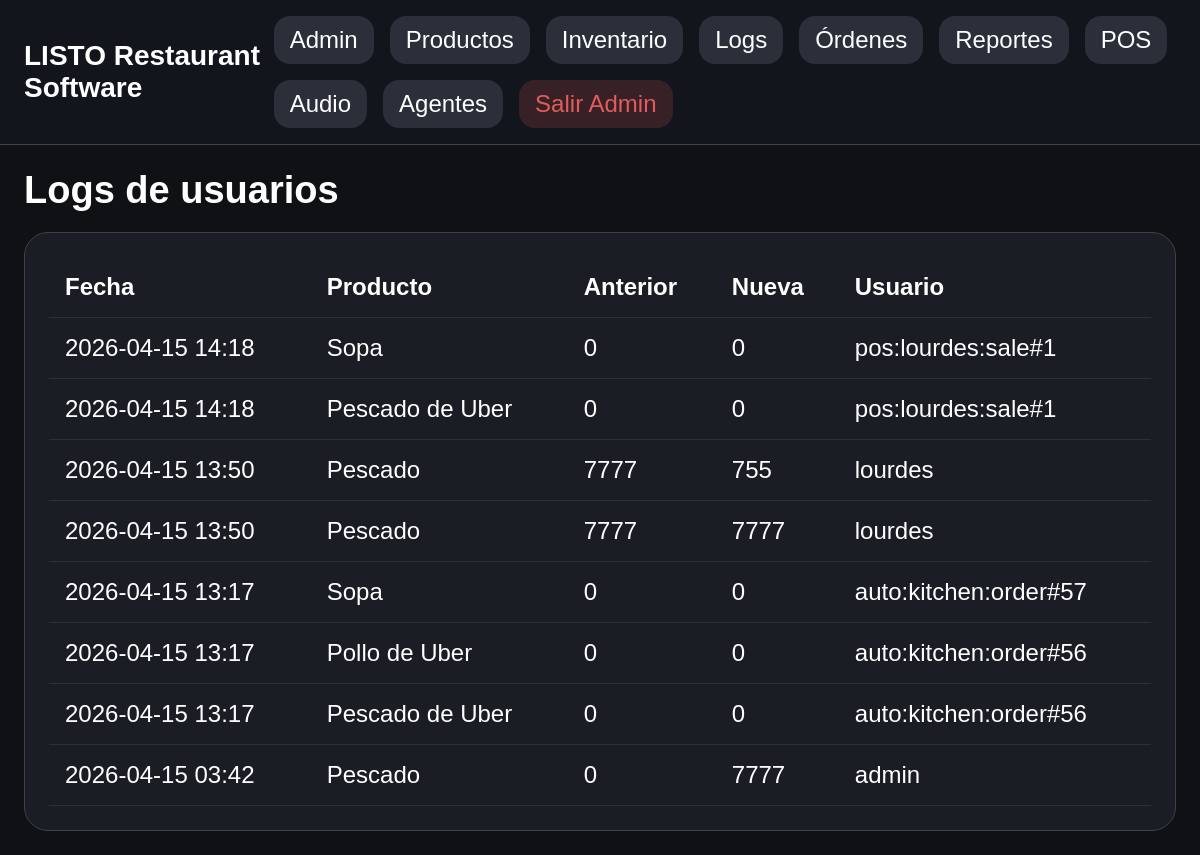
The app's page /admin/logs (signed in) with its own data.
### app/models.py (models this page shows)
class InventoryLog(Base):
    __tablename__ = "inventory_logs"
    id: Mapped[int] = mapped_column(Integer, primary_key=True)
    product_id: Mapped[int] = mapped_column(ForeignKey("products.id"), nullable=False)
    old_quantity: Mapped[float] = mapped_column(Float, default=0)
    new_quantity: Mapped[float] = mapped_column(Float, default=0)
    actor_name: Mapped[str | None] = mapped_column(String(200), nullable=True)
    created_at: Mapped[datetime] = mapped_column(DateTime, default=cr_now)
    product = relationship("Product")

class Product(Base):
    __tablename__ = "products"
    id: Mapped[int] = mapped_column(Integer, primary_key=True, index=True)
    name: Mapped[str] = mapped_column(String(200), unique=True, nullable=False)
    active: Mapped[bool] = mapped_column(Boolean, default=True)
    display_order: Mapped[int] = mapped_column(Integer, default=0)
    image_path: Mapped[str | None] = mapped_column(String(300), nullable=True)
    price: Mapped[float] = mapped_column(Float, default=0)
    created_at: Mapped[datetime] = mapped_column(DateTime, default=cr_now)

### app/routes/web.py (the view)
@router.get("/admin/logs")
def admin_logs(request: Request, db: Session = Depends(get_db)):
    if not require_admin(request):
        return RedirectResponse(url="/admin/login")
    logs = (
        db.query(InventoryLog)
        .options(joinedload(InventoryLog.product))
        .order_by(InventoryLog.created_at.desc())
        .limit(200)
        .all()
    )
    return templates.TemplateResponse(
        "admin_logs.html",
        {"request": request, "logs": logs, "page_title": "Logs de usuarios"},
    )

### app/templates/admin_logs.html
{% extends 'base.html' %}
{% block content %}
<h1>Logs de usuarios</h1>
<div class="table-card">
  <table class="big-table">
    <thead><tr><th>Fecha</th><th>Producto</th><th>Anterior</th><th>Nueva</th><th>Usuario</th></tr></thead>
    <tbody>
      {% for log in logs %}
      <tr>
        <td>{{ log.created_at.strftime('%Y-%m-%d %H:%M') }}</td>
        <td>{{ log.product.name }}</td>
        <td>{{ log.old_quantity|int if log.old_quantity == log.old_quantity|int else log.old_quantity }}</td>
        <td>{{ log.new_quantity|int if log.new_quantity == log.new_quantity|int else log.new_quantity }}</td>
        <td>{{ log.actor_name or '-' }}</td>
      </tr>
      {% else %}
      <tr><td colspan="5" style="text-align:center;color:#6c757d;">Sin registros.</td></tr>
      {% endfor %}
    </tbody>
  </table>
</div>
{% endblock %}

### app/static/css/styles.css (style rules this page uses)
:root { --bg: #0f1115; --card: #1a1d24; --muted: #2a2f3a; --border: #3a4150; --text: #ffffff; --accent: #ff8c42; --blue: #4da3ff; --yellow: #ffd24d; --green: #4caf50; --gray: #6c757d; --red: #e45b5b; }
* { box-sizing: border-box; }
body { margin: 0; background: var(--bg); color: var(--text); font-family: Arial, sans-serif; }
h1, h2, h3, p, label, th, td, input, button, a, div, span { font-size: 24px; }
h1 { font-size: 38px; margin: 0 0 20px; }
.panel, .table-card, .stat-card { background:var(--card); border:1px solid var(--border); border-radius:24px; padding:24px; }
.big-table { width:100%; border-collapse:collapse; }
.big-table th, .big-table td { text-align:left; padding:16px; border-bottom:1px solid rgba(255,255,255,0.08); vertical-align:top; }

### records on screen
InventoryLog: created_at "2026-04-15 14:18", product.name "Sopa", old_quantity "0", new_quantity "0", actor_name "pos:lourdes:sale#1"
InventoryLog: created_at "2026-04-15 14:18", product.name "Pescado de Uber", old_quantity "0", new_quantity "0", actor_name "pos:lourdes:sale#1"
InventoryLog: created_at "2026-04-15 13:50", product.name "Pescado", old_quantity "7777", new_quantity "755", actor_name "lourdes"
InventoryLog: created_at "2026-04-15 13:50", product.name "Pescado", old_quantity "7777", new_quantity "7777", actor_name "lourdes"
InventoryLog: created_at "2026-04-15 13:17", product.name "Sopa", old_quantity "0", new_quantity "0", actor_name "auto:kitchen:order#57"
InventoryLog: created_at "2026-04-15 13:17", product.name "Pollo de Uber", old_quantity "0", new_quantity "0", actor_name "auto:kitchen:order#56"
InventoryLog: created_at "2026-04-15 13:17", product.name "Pescado de Uber", old_quantity "0", new_quantity "0", actor_name "auto:kitchen:order#56"
InventoryLog: created_at "2026-04-15 03:42", product.name "Pescado", old_quantity "0", new_quantity "7777", actor_name "admin"
